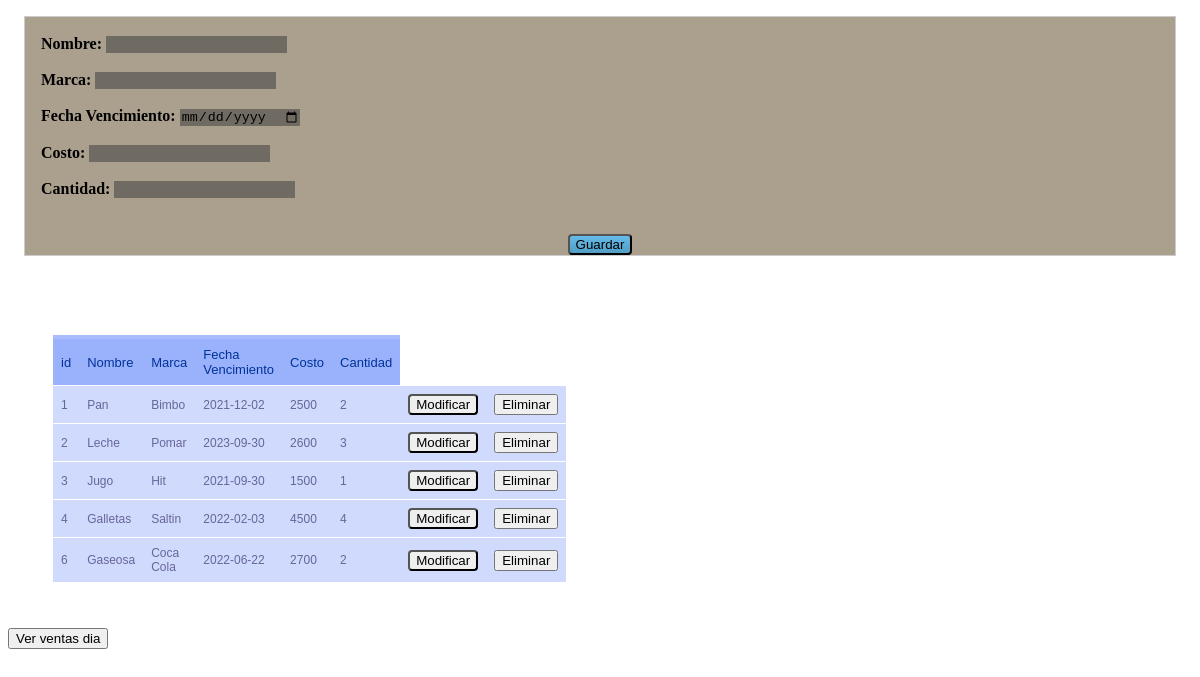
The page / on the database its author committed.
### tables this page shows
CREATE TABLE IF NOT EXISTS `productos` (
  `id` int(11) NOT NULL AUTO_INCREMENT,
  `Nombre` varchar(45) NOT NULL,
  `marca` varchar(45) NOT NULL,
  `fecha_venc` date NOT NULL,
  `costo` int(11) NOT NULL,
  `cantidad` int(11) NOT NULL,
  PRIMARY KEY (`id`)
);

### index.php (the view, shortened to what this page needs)
<!doctype html>
<html>
<head>
    <LINK REL="stylesheet" TYPE="text/css" HREF="estilo.css">
</head>
<body>
    <div id="container" class="form">
        <form method="POST" action="registra.php">
            <br>
              <label ><b>Nombre:</b></label>
              <input type="text" class="sinbordefondo" name="name">
            <br>
              <label ><b>Marca:</b></label>
              <input type="text" class="sinbordefondo" name="marca">
            <br>
              <label ><b>Fecha Vencimiento:</b></label>
              <input type="date" class="sinbordefondo" name="venc">
            <br>
              <label ><b>Costo:</b></label>
              <input type="number" class="sinbordefondo" name="costo">
            <br>
              <label ><b>Cantidad:</b></label>
              <input type="number" class="sinbordefondo" name="cant">
            <br></br>
            <div id="lower">
                <center>
                <input type="submit" class="save" value="Guardar">
              </center>
            </div>
        </form>
    </div>
    <br>
      <table>
        <tr>
          <th>id</th>
          <th>Nombre</th>
          <th>Marca</th>
          <th>Fecha Vencimiento</th>
          <th>Costo</th>
          <th>Cantidad</th>
        </tr>
        <?php
        $sql="Select *from productos";
        $result=mysql_query($sql);
        while($mostrar=mysql_fetch_array($result)){
        ?>
        <tr>
          <td><?php echo $mostrar['id'] ?></td>
          <td><?php echo $mostrar['Nombre'] ?></td>
          <td><?php echo $mostrar['marca'] ?></td>
          <td><?php echo $mostrar['fecha_venc'] ?></td>
          <td><?php echo $mostrar['costo'] ?></td>
          <td><?php echo $mostrar['cantidad'] ?></td>
          <?php
          echo "<td><a href='modif.php?id=".$mostrar['id']."'><button type='button' class='modif'>Modificar</button></a></td>";
          echo "<td><a href='delet.php?id=".$mostrar['id']."'><button type='button' class='delet'>Eliminar</button></a></td>";
          ?>
        </tr>
        <?php
        }
         ?>
      </table>
      <a href="Ventas.php"><button type="button" class="ventas">Ver ventas dia</button></a>
</body>
</html>

### estilo.css (style rules this page uses)
.form { background-color: #aba08e; border: 1px solid #ccc; padding: 0 1rem; margin: 1rem; }
.sinbordefondo { background-color: #706b62; border: 0; }
table { font-family: "Lucida Sans Unicode", "Lucida Grande", Sans-Serif; font-size: 12px; margin: 45px; width: 480px; text-align: left; border-collapse: collapse; }
th { font-size: 13px; font-weight: normal; padding: 8px; background: #9ab1fc; border-top: 4px solid #aabcfe; border-bottom: 1px solid #fff; color: #039; }
td { padding: 8px; background: #d0dafd; border-bottom: 1px solid #fff; color: #669; border-top: 1px solid transparent; }
.save { background: linear-gradient(180deg, #65bce8 0%, #306485 49%, #fbde74 50%, #ff9900 100%); border-radius: 4px; background-size: 1px 100px; transition: all .3s; }
.modif { border-radius: 4px; transition-duration: 0.4s; }

### rows shown on the page
productos: id "1", Nombre "Pan", marca "Bimbo", fecha_venc "2021-12-02", costo "2500", cantidad "2"
productos: id "2", Nombre "Leche", marca "Pomar", fecha_venc "2023-09-30", costo "2600", cantidad "3"
productos: id "3", Nombre "Jugo", marca "Hit", fecha_venc "2021-09-30", costo "1500", cantidad "1"
productos: id "4", Nombre "Galletas", marca "Saltin", fecha_venc "2022-02-03", costo "4500", cantidad "4"
productos: id "6", Nombre "Gaseosa", marca "Coca Cola", fecha_venc "2022-06-22", costo "2700", cantidad "2"
